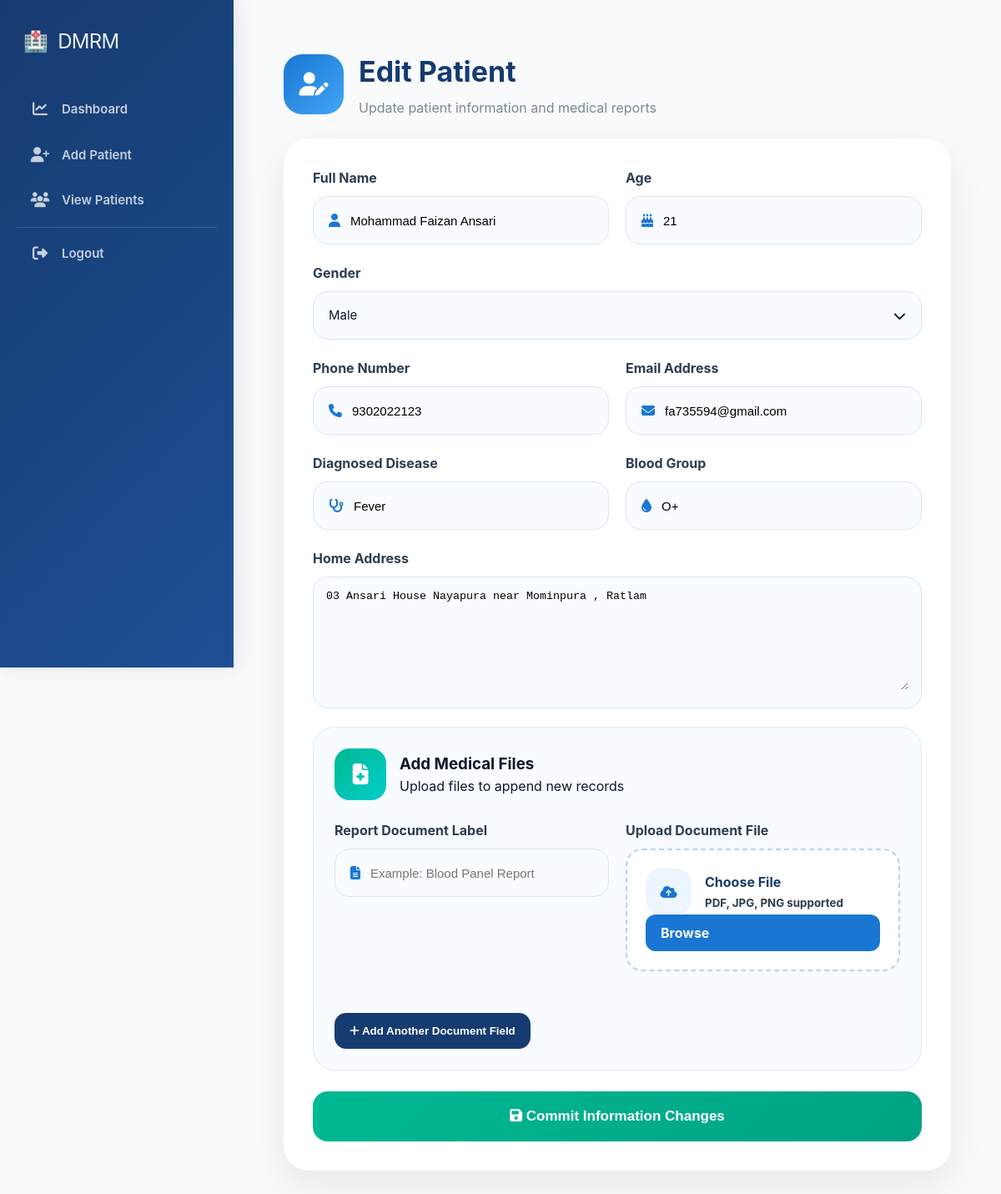
/edit_patient/1 (signed in), run on the app's committed database.
### tables this page shows
CREATE TABLE patients (
        id INTEGER PRIMARY KEY AUTOINCREMENT,
        doctor_id INTEGER,
        name TEXT,
        age INTEGER,
        gender TEXT,
        phone TEXT,
        email TEXT,
        disease TEXT,
        blood_group TEXT,
        address TEXT,
        report TEXT,
        FOREIGN KEY(doctor_id) REFERENCES doctors(id)
    );

### app.py (the view, shortened to what this page needs)
@app.route("/edit_patient/<int:patient_id>", methods=["GET","POST"])
def edit_patient(patient_id):
    if not is_logged_in() or session.get("role") != "admin":
        return redirect("/login")
    conn = sqlite3.connect(DATABASE, timeout=20)
    conn.row_factory = sqlite3.Row
    cur = conn.cursor()
    cur.execute("SELECT * FROM patients WHERE id=?", (patient_id,))
    patient = cur.fetchone()
    conn.close()
    return render_template("edit_patient.html", patient=patient)

### app.py (called while the page is built)
def is_logged_in():
    return session.get("logged_in")

### templates/edit_patient.html (shortened to what this page needs)
{% extends "base.html" %}
{% block content %}
<link
rel="stylesheet"
href="https://cdnjs.cloudflare.com/ajax/libs/font-awesome/6.5.1/css/all.min.css"
/>
<div class="edit-page">
    <div class="page-header">
        <div class="header-left">
            <div class="header-icon">
                <i class="fa-solid fa-user-pen"></i>
            </div>
            <div>
                <h1>Edit Patient</h1>
                <p>Update patient information and medical reports</p>
            </div>
        </div>
    </div>
    <div class="modern-card">
        <form method="POST" enctype="multipart/form-data">
            <div class="form-grid">
                <div class="input-group">
                    <label>Full Name</label>
                    <div class="input-box">
                        <i class="fa-solid fa-user input-icon"></i>
                        <input type="text" name="name" value="{{ patient.name }}" required>
                    </div>
                </div>
                <div class="input-group">
                    <label>Age</label>
                    <div class="input-box">
                        <i class="fa-solid fa-cake-candles input-icon"></i>
                        <input type="number" name="age" value="{{ patient.age }}">
                    </div>
                </div>
            </div>
            <div class="input-group">
                <label>Gender</label>
                <div class="custom-gender-select" id="genderSelect">
                    <div class="selected-gender" onclick="toggleGenderMenu()">
                        <span id="selectedGenderText">
                            {% if patient.gender %}{{ patient.gender }}{% else %}Select Gender{% endif %}
                        </span>
                        <i class="fa-solid fa-chevron-down gender-arrow"></i>
                    </div>
                </div>
            </div>
            <div class="form-grid">
                <div class="input-group">
                    <label>Phone Number</label>
                    <div class="input-box">
                        <i class="fa-solid fa-phone input-icon"></i>
                        <input type="text" name="phone" value="{{ patient.phone }}">
                    </div>
                </div>
                <div class="input-group">
                    <label>Email Address</label>
                    <div class="input-box">
                        <i class="fa-solid fa-envelope input-icon"></i>
                        <input type="email" name="email" value="{{ patient.email }}">
                    </div>
                </div>
            </div>
            <div class="form-grid">
                <div class="input-group">
                    <label>Diagnosed Disease</label>
                    <div class="input-box">
                        <i class="fa-solid fa-stethoscope input-icon"></i>
                        <input type="text" name="disease" value="{{ patient.disease }}">
                    </div>
                </div>
                <div class="input-group">
                    <label>Blood Group</label>
                    <div class="input-box">
                        <i class="fa-solid fa-droplet input-icon"></i>
                        <input type="text" name="blood_group" value="{{ patient.blood_group }}">
                    </div>
                </div>
            </div>
            <div class="input-group">
                <label>Home Address</label>
                <div class="textarea-box">
                    <textarea name="address">{{ patient.address }}</textarea>
                </div>
            </div>
            <div class="report-section">
                <div class="report-header">
                    <div class="report-icon"><i class="fa-solid fa-file-medical"></i></div>
                    <div>
                        <h3>Add Medical Files</h3>
                        <p>Upload files to append new records</p>
                    </div>
                </div>
                <div id="reportContainer">
                    <div class="report-item">
                        <div class="form-grid">
                            <div class="input-group">
                                <label>Report Document Label</label>
                                <div class="input-box">
                                    <i class="fa-solid fa-file-lines input-icon"></i>
                                    <input type="text" name="report_names[]" placeholder="Example: Blood Panel Report">
                                </div>
                            </div>
                            <div class="input-group">
                                <label>Upload Document File</label>
                                <label class="upload-box">
                                    <div class="upload-left">
                                        <div class="upload-icon"><i class="fa-solid fa-cloud-arrow-up"></i></div>
                                        <div>
                                            <span class="upload-title">Choose File</span>
                                            <small>PDF, JPG, PNG supported</small>
                                        </div>
                                    </div>
                                    <div class="upload-btn">Browse</div>
                                </label>
                            </div>
                        </div>
                    </div>
                </div>
                <button type="button" class="add-more-btn" onclick="addReportField()">
                    <i class="fa-solid fa-plus"></i> Add Another Document Field
                </button>
            </div>
            <button type="submit" class="update-btn">
                <i class="fa-solid fa-floppy-disk"></i> Commit Information Changes
            </button>
        </form>
    </div>
</div>
{% endblock %}

### templates/edit_patient.html (style rules this page uses)
.edit-page { max-width:1100px; margin:auto; padding:20px; }
.page-header { margin-bottom:25px; }
.header-left { display:flex; align-items:center; gap:18px; }
.header-icon { width:72px; height:72px; border-radius:22px; display:flex; align-items:center; justify-content:center; font-size:28px; background:linear-gradient(135deg,#1976d2,#42a5f5); color:white; }
.page-header h1 { margin:0; font-size:34px; color:#163b70; }
.page-header p { margin-top:6px; color:#7b8794; }
.modern-card { background:white; border-radius:30px; padding:35px; box-shadow:0 18px 45px rgba(0,0,0,0.08); }
.form-grid { display:grid; grid-template-columns:1fr 1fr; gap:20px; }
.input-group { margin-bottom:22px; }
.input-group label { display:block; margin-bottom:10px; font-weight:700; color:#2c3e50; }
.input-box { height:58px; border-radius:18px; border:1px solid #dbe5f2; background:#f8fbff; display:flex; align-items:center; padding:0 18px; }
.input-icon { color:#1976d2; margin-right:12px; }
.input-box input { width:100%; border:none; background:none; outline:none; font-size:15px; }
.textarea-box { border-radius:18px; border:1px solid #dbe5f2; background:#f8fbff; padding:15px; }
.textarea-box textarea { width:100%; min-height:120px; border:none; background:none; outline:none; resize:vertical; }
.report-section { margin-top:20px; padding:25px; border-radius:26px; background:#f8fbff; border:1px solid #e3ebf5; }
.report-header { display:flex; align-items:center; gap:16px; margin-bottom:24px; }
.report-icon { width:62px; height:62px; border-radius:18px; background:linear-gradient(135deg,#00b894,#00cec9); display:flex; align-items:center; justify-content:center; color:white; font-size:25px; }
.upload-box { display:flex; align-items:center; justify-content:space-between; padding:22px; border-radius:20px; border:2px dashed #b7d1ef; background:white; cursor:pointer; }
.upload-left { display:flex; align-items:center; gap:16px; }
.upload-icon { width:55px; height:55px; border-radius:18px; background:#edf5ff; display:flex; align-items:center; justify-content:center; color:#1976d2; }
.upload-title { display:block; font-weight:700; color:#163b70; }
.upload-btn { background:#1976d2; color:white; padding:10px 18px; border-radius:12px; }
.add-more-btn { margin-top:18px; border:none; background:#163b70; color:white; padding:14px 18px; border-radius:14px; cursor:pointer; font-weight:700; }
.update-btn { width:100%; height:60px; border:none; border-radius:18px; margin-top:25px; background:linear-gradient(135deg,#00b894,#00a383); color:white; font-size:17px; font-weight:700; cursor:pointer; }
.custom-gender-select { position:relative; }
.selected-gender { height:58px; border-radius:18px; border:1px solid #dbe5f2; background:#f8fbff; display:flex; align-items:center; justify-content:space-between; padding:0 18px; cursor:pointer; font-size:15px; }
.gender-arrow { transition: 0.3s ease; }

### data on the page
patients: name "Mohammad Faizan Ansari", age "21", gender "Male", phone "9302022123", email "fa735594@gmail.com", disease "Fever", blood_group "O+", address "03 Ansari House Nayapura near Mominpura , Ratlam"
